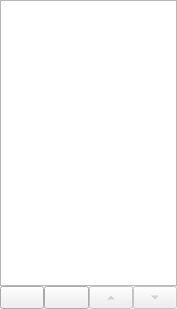
<?xml version="1.0" encoding="UTF-8"?>
<ui version="4.0">
 <class>librepcb::project::editor::SchematicPagesDock</class>
 <widget class="QDockWidget" name="librepcb::project::editor::SchematicPagesDock">
  <property name="geometry">
   <rect>
    <x>0</x>
    <y>0</y>
    <width>177</width>
    <height>309</height>
   </rect>
  </property>
  <property name="features">
   <set>QDockWidget::DockWidgetMovable</set>
  </property>
  <property name="allowedAreas">
   <set>Qt::LeftDockWidgetArea|Qt::RightDockWidgetArea</set>
  </property>
  <property name="windowTitle">
   <string>Pages</string>
  </property>
  <widget class="QWidget" name="dockWidgetContents">
   <layout class="QVBoxLayout" name="verticalLayout">
    <property name="spacing">
     <number>0</number>
    </property>
    <property name="leftMargin">
     <number>0</number>
    </property>
    <property name="topMargin">
     <number>0</number>
    </property>
    <property name="rightMargin">
     <number>0</number>
    </property>
    <property name="bottomMargin">
     <number>0</number>
    </property>
    <item>
     <widget class="QListWidget" name="listWidget">
      <property name="horizontalScrollBarPolicy">
       <enum>Qt::ScrollBarAlwaysOff</enum>
      </property>
      <property name="editTriggers">
       <set>QAbstractItemView::NoEditTriggers</set>
      </property>
      <property name="showDropIndicator" stdset="0">
       <bool>false</bool>
      </property>
      <property name="dragDropMode">
       <enum>QAbstractItemView::NoDragDrop</enum>
      </property>
      <property name="selectionBehavior">
       <enum>QAbstractItemView::SelectRows</enum>
      </property>
      <property name="movement">
       <enum>QListView::Static</enum>
      </property>
      <property name="flow">
       <enum>QListView::TopToBottom</enum>
      </property>
      <property name="viewMode">
       <enum>QListView::IconMode</enum>
      </property>
      <property name="wordWrap">
       <bool>true</bool>
      </property>
     </widget>
    </item>
    <item>
     <layout class="QHBoxLayout" name="horizontalLayout">
      <item>
       <widget class="QToolButton" name="btnNewSchematic">
        <property name="sizePolicy">
         <sizepolicy hsizetype="Expanding" vsizetype="Fixed">
          <horstretch>0</horstretch>
          <verstretch>0</verstretch>
         </sizepolicy>
        </property>
        <property name="text">
         <string/>
        </property>
        <property name="icon">
         <iconset>
          <normaloff>:/img/actions/plus_2.png</normaloff>:/img/actions/plus_2.png</iconset>
        </property>
        <property name="iconSize">
         <size>
          <width>16</width>
          <height>16</height>
         </size>
        </property>
        <property name="arrowType">
         <enum>Qt::NoArrow</enum>
        </property>
       </widget>
      </item>
      <item>
       <widget class="QToolButton" name="btnRemoveSchematic">
        <property name="sizePolicy">
         <sizepolicy hsizetype="Expanding" vsizetype="Fixed">
          <horstretch>0</horstretch>
          <verstretch>0</verstretch>
         </sizepolicy>
        </property>
        <property name="text">
         <string/>
        </property>
        <property name="icon">
         <iconset>
          <normaloff>:/img/actions/minus.png</normaloff>:/img/actions/minus.png</iconset>
        </property>
        <property name="iconSize">
         <size>
          <width>16</width>
          <height>16</height>
         </size>
        </property>
       </widget>
      </item>
      <item>
       <widget class="QToolButton" name="btnSchematicUp">
        <property name="enabled">
         <bool>false</bool>
        </property>
        <property name="sizePolicy">
         <sizepolicy hsizetype="Expanding" vsizetype="Fixed">
          <horstretch>0</horstretch>
          <verstretch>0</verstretch>
         </sizepolicy>
        </property>
        <property name="text">
         <string/>
        </property>
        <property name="iconSize">
         <size>
          <width>16</width>
          <height>16</height>
         </size>
        </property>
        <property name="arrowType">
         <enum>Qt::UpArrow</enum>
        </property>
       </widget>
      </item>
      <item>
       <widget class="QToolButton" name="btnSchematicDown">
        <property name="enabled">
         <bool>false</bool>
        </property>
        <property name="sizePolicy">
         <sizepolicy hsizetype="Expanding" vsizetype="Fixed">
          <horstretch>0</horstretch>
          <verstretch>0</verstretch>
         </sizepolicy>
        </property>
        <property name="text">
         <string/>
        </property>
        <property name="iconSize">
         <size>
          <width>16</width>
          <height>16</height>
         </size>
        </property>
        <property name="arrowType">
         <enum>Qt::DownArrow</enum>
        </property>
       </widget>
      </item>
     </layout>
    </item>
   </layout>
  </widget>
 </widget>
 <resources/>
 <connections/>
</ui>
